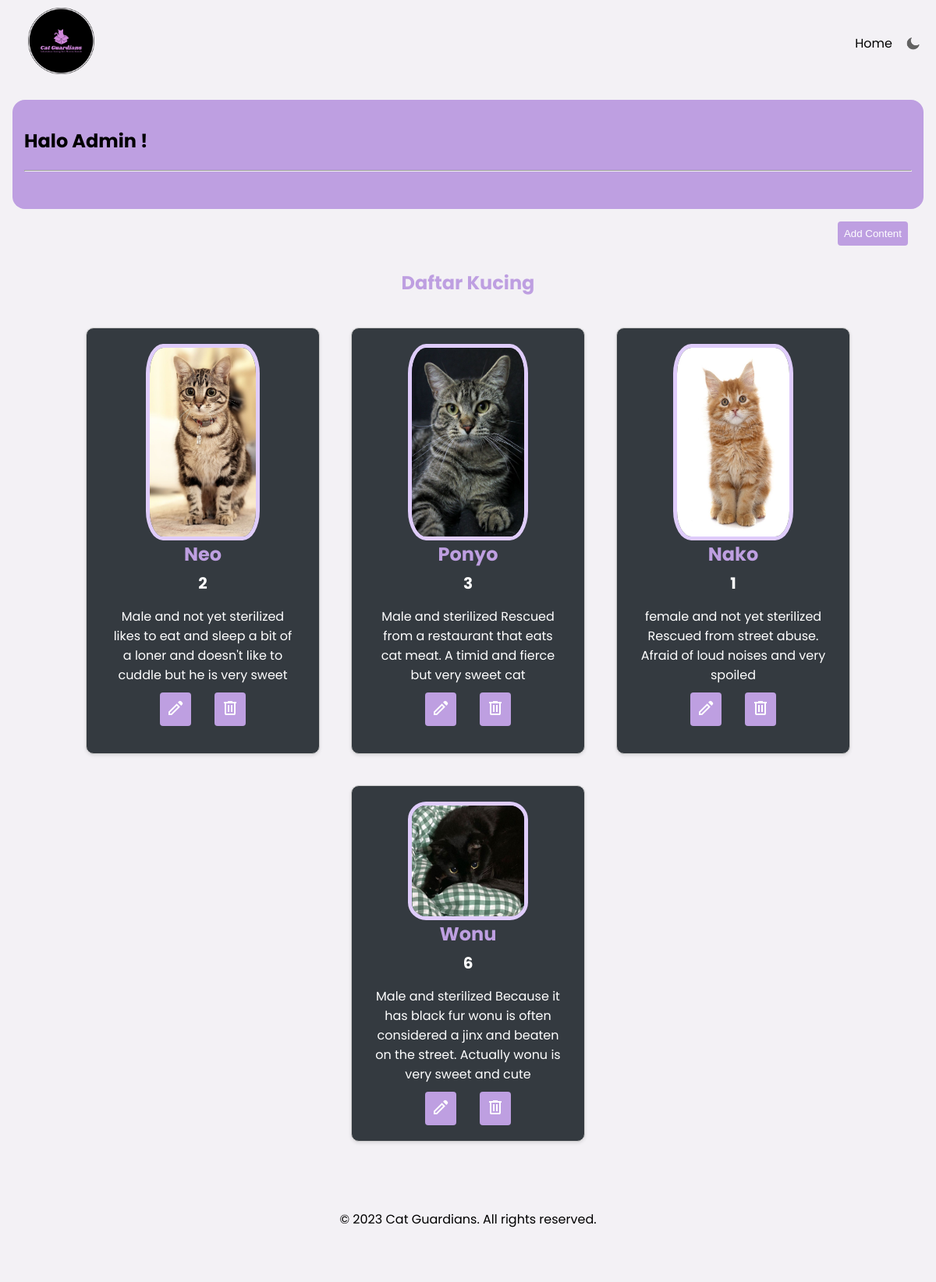
/views/dashboard.php, run on the app's committed database.
### tables this page shows
CREATE TABLE `kucing` (
  `id` int(255) NOT NULL,
  `nama` varchar(100) NOT NULL,
  `umur` int(50) NOT NULL,
  `deskripsi` varchar(1000) NOT NULL,
  `picture` varchar(100) NOT NULL
);

### views/dashboard.php (the view, shortened to what this page needs)
<!DOCTYPE html>
<html lang="en">
<head>
    <link rel="stylesheet" href="../style/style.css">
</head>
<body>
    <nav class="navbar">
        <div class="logo">
            <a href=""><img src="../assets/cat logo.png" class="img"></a>
        </div>
        <div class="menu-items">
            <a href="../views/index.php">Home</a>
            <img src="../assets/moon.png" alt="" id="icon">
        </div>
    </nav>
    <section class="dash-main">
                <h1>Halo Admin !</h1>
                <hr><br>
    </section>
    <div class="leading-btn">
                <a href="../views/add.php"><button class="add-btn">Add Content</button></a>
                </div><br>
            <h2>Daftar Kucing</h2>
        <div class="kucing">
            <?php
            $conn = new mysqli("localhost", "root", "", "posttest5");
            $sql = "SELECT * FROM kucing";
            $result = $conn->query($sql);
            if ($result->num_rows > 0) {
                while ($row = $result->fetch_assoc()) {
                    echo '<div class="content-kucing">';
                    echo '<img src="../images/' . $row['picture'] . '">';
                    echo '<h2>' . $row['nama'] . '</h2>';
                    echo '<h3>' . $row['umur'] . '</h3>';
                    echo '<p>' . $row['deskripsi'] . '</p>';
                    echo '<div class="action">';
                    echo '<a href="update.php?id=' . $row['id'] . '"><button class="edit-btn"><svg xmlns="http://www.w3.org/2000/svg" height="24" viewBox="0 -960 960 960" width="24" fill="white"><path d="M200-200h56l345-345-56-56-345 345v56Zm572-403L602-771l56-56q23-23 56.5-23t56.5 23l56 56q23 23 24 55.5T829-660l-57 57Zm-58 59L290-120H120v-170l424-424 170 170Zm-141-29-28-28 56 56-28-28Z"/></svg></button></a>';
                    echo '<a href="delete.php?id=' . $row['id'] . '" onclick="return confirm(\'Yakin ingin menghapus ' . $row['nama'] . '?\')"><button class="delete-btn"><svg xmlns="http://www.w3.org/2000/svg" height="24" viewBox="0 -960 960 960" width="24" fill="white"><path d="M280-120q-33 0-56.5-23.5T200-200v-520h-40v-80h200v-40h240v40h200v80h-40v520q0 33-23.5 56.5T680-120H280Zm400-600H280v520h400v-520ZM360-280h80v-360h-80v360Zm160 0h80v-360h-80v360ZM280-720v520-520Z"/></svg></button></a>';
                    echo '</div>';
                    echo '</div>';
                }
            } else {
                echo "Tidak ada daftar kucing";
            }
            ?>
    </div>
    <footer class="site-footer">
        <div class="footer-content">
            <p>&copy; 2023 Cat Guardians. All rights reserved.</p>
        </div>
    </footer>
</body>
</html>

### style/style.css (style rules this page uses)
:root { --navbar-color: #000; --title-color: #ffff; --primary-color: #F3F1F5; --secondary-color: #343A40; --support-color: #BE9FE1; --card-color: #343A40; }
* { box-sizing: border-box; scroll-behavior: smooth; }
body { font-family: 'Poppins', sans-serif; background-color: var(--primary-color); margin: 0; }
.navbar { position: sticky; z-index: 1; top: 0; background-color: var(--primary-color); justify-content: space-between; align-items: center; display: flex; padding: 10px 20px; }
.navbar a { color: var(--navbar-color); padding: 10px 16px; text-decoration: none; text-align: center; border-radius: 5px; }
.logo .img { width: 85px; }
#icon { width: 20px; height: 20px; cursor: pointer; }
.menu-items { display: flex; align-items: center; }
.dash-main { width: auto; margin: 16px; padding: 15px; border-radius: 16px; background-color: var(--support-color); }
.leading-btn { text-align: end; }
.add-btn { background-color: var(--support-color); padding: 8px; border: none; border-radius: 4px; font-weight: 500; color: var(--title-color); margin-right: 3%; }
.edit-btn { background-color: var(--support-color); padding: 8px; margin-right: 30px; border: none; border-radius: 4px; }
.delete-btn { background-color: var(--support-color); padding: 8px; border: none; border-radius: 4px; }
h2 { text-align: center; color: var(--support-color); margin-top: 5px; }
.content-kucing { width: 300px; display: flex; align-items: center; flex-direction: column; border: 1px solid #ccc; border-radius: 10px; box-shadow: 0 2px 4px rgba(0, 0, 0, 0.1); padding: 20px; background-color: var(--card-color); cursor: pointer; margin: 20px; transition: transform 0.3s ease-in-out; }
.kucing { display: flex; justify-content: center; flex-wrap: wrap; }
.kucing img { max-width: 60%; height: 50%; border-radius: 15%; overflow: hidden; border: #DFCCFB solid 5px; }
.kucing h2 { color: var(--support-color); margin: 0; }
.kucing h3 { color:var(--title-color); font-size: 20px; margin: 5px 0; }
.kucing p { color: var(--title-color); margin: 10px; text-align: center; }
.site-footer { height: 20vh; background-color: var(--primary-color); display: flex; justify-content: center; align-items: center; }
.footer-content p { font-size: 16px; }

### data on the page
kucing: picture (picture), nama "Neo", umur "2", deskripsi "Male and not yet sterilized likes to eat and sleep a bit of a loner and doesn't like to cuddle but he is very sweet"
kucing: picture (picture), nama "Ponyo", umur "3", deskripsi "Male and sterilized Rescued from a restaurant that eats cat meat. A timid and fierce but very sweet cat"
kucing: picture (picture), nama "Nako", umur "1", deskripsi "female and not yet sterilized Rescued from street abuse. Afraid of loud noises and very spoiled"
kucing: picture (picture), nama "Wonu", umur "6", deskripsi "Male and sterilized Because it has black fur wonu is often considered a jinx and beaten on the street. Actually wonu is very sweet and cute"
